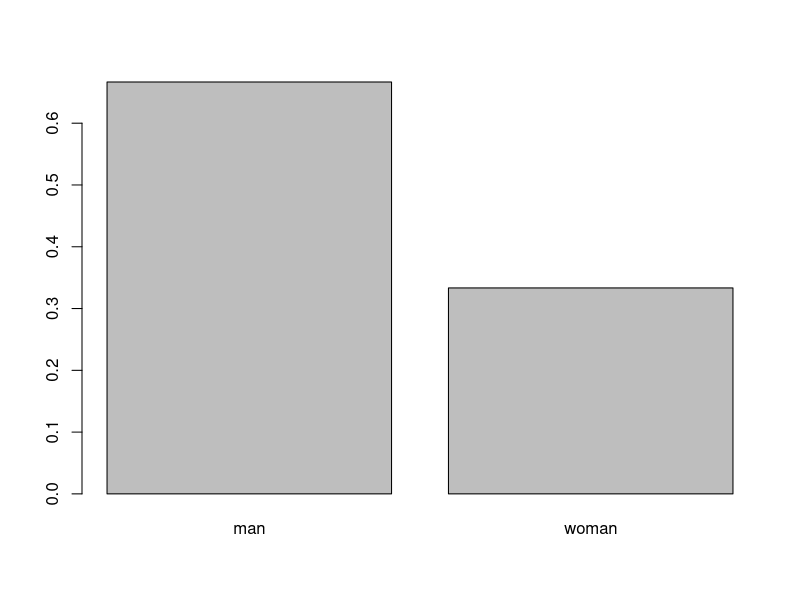
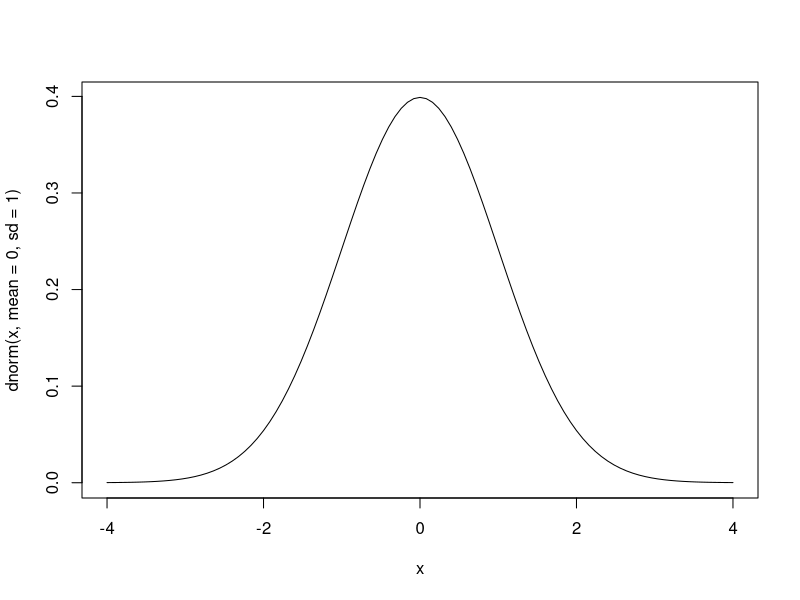
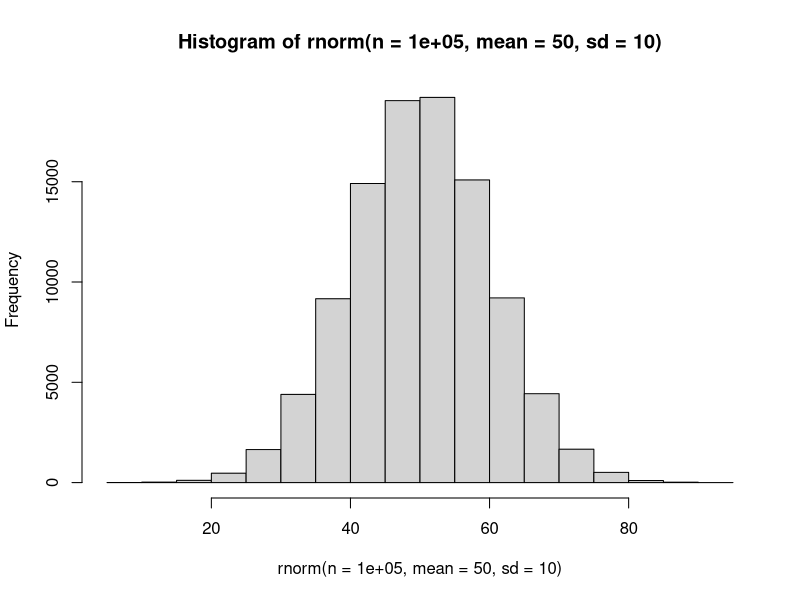
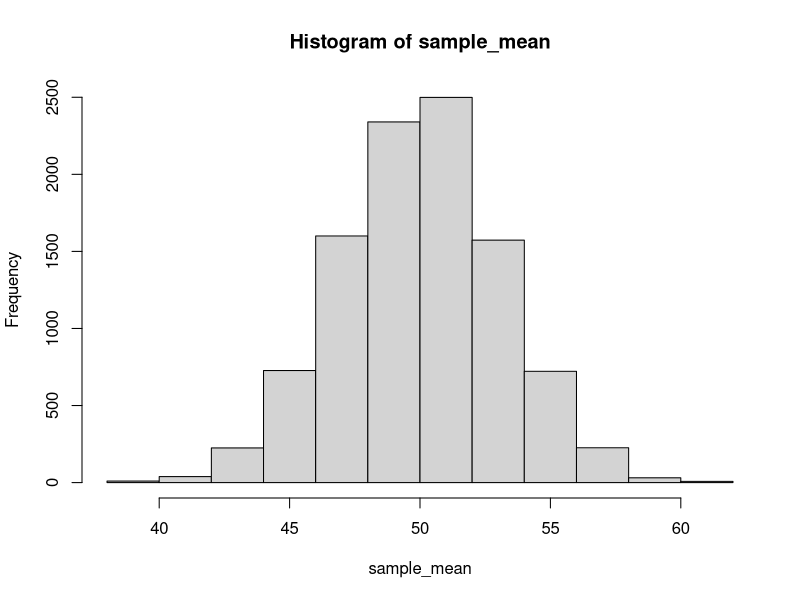

Generate these figures, in order, with R:
# 確率分布
# ceiling()：小数点以下の切り上げ→切り下げはfloor関数を使う
# runif(n, min, max)：一様分布に従う乱数データを発生させる
dice_100 <- ceiling(runif(n=100,min=0,max=6))
table(dice_100)

# 母集団分布
barplot(c(2/3,1/3),names.arg=c("man","woman"))

# 正規分布
# curve(xを含んだ関数式, from=左端の値, to=右端の値)：指定した関数のグラフを作成する
# dnorm(確率変数の値、平均、標準偏差)：確率密度関数を求める関数
curve(dnorm(x,mean=0,sd=1),from=-4,to=4)

# rnorm(n, mean, sd)：標準正規分布に従う乱数を無作為に抽出する
rnorm(n=5,mean=50,sd=10)
hist(rnorm(n=100000,mean=50,sd=10))

# 標本分布をモンテカルロシミュレーションで求める
sample_mean <- numeric(length=10000)　# 推定値を格納する場所を予約
for(i in 1:10000){
  sample_test <- rnorm(n=10,mean=50,sd=10)
  sample_mean[i] <- mean(sample_test) # 標本平均の計算
}
hist(sample_mean)
